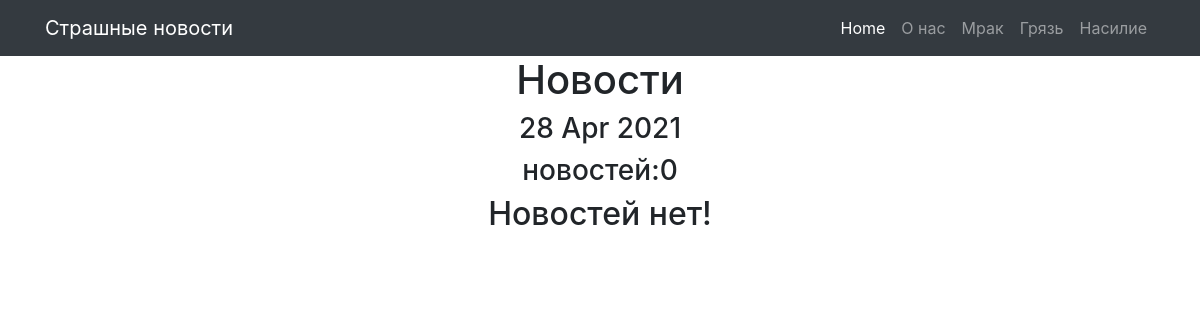
Before: /news/ with the older database file.
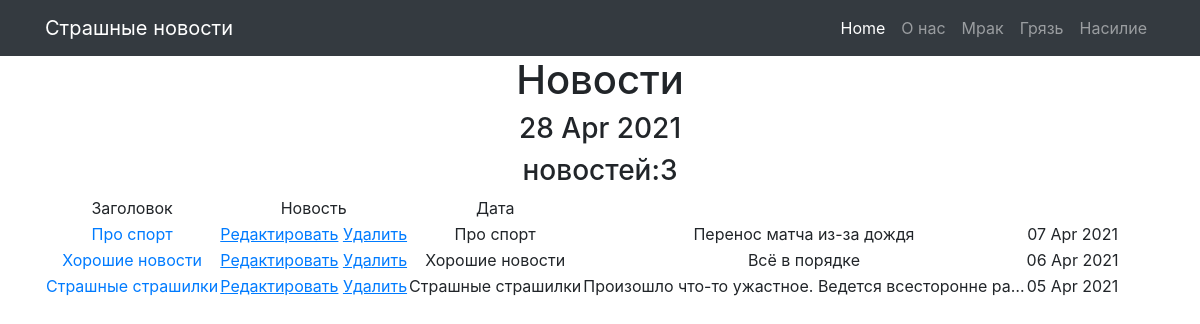
After: the same page with the newer database file.
### news/models.py (models this page shows, shortened)
class Post(models.Model):
    NEWS = 'NW'
    ARTICLE = 'AC'
    TYPE = [
        (NEWS, 'Новость'),
        (ARTICLE, 'Статья'),
    ]
    post_auth = models.ForeignKey(Author, on_delete=models.CASCADE)
    post_type = models.CharField(max_length=2, choices=TYPE)
    post_rat = models.IntegerField(default=0)
    post_had = models.CharField(max_length=255)
    post_text = models.TextField(default='')
    post_time = models.DateTimeField(auto_now_add=True)
    post_cat = models.ManyToManyField(Category, through='PostCategory')
    def __str__(self):
        return self.post_had

### news/views.py (the view)
# urls.py: path('', NewsList.as_view()),
class NewsList(ListView):
    model = Post
    template_name = 'newses.html'
    context_object_name = 'newses'
    queryset = Post.objects.order_by('-id')
    paginate_by = 3
    def get_context_data(self, **kwargs):
        context = super().get_context_data(**kwargs)
        context['time_now'] = datetime.utcnow()
        return context

### news/templatetags/custom_filters.py (called while the page is built)
@register.filter(name='stop_word')
def stop_word(value: str):
    text = value.split()
    for i in range(len(text)):
        for stop in BAD:
            if text[i].lower().find(stop) >= 0:
                text[i] = '*!!!*'
    return ' '.join(text)

### templates/newses.html (shortened to what this page needs)
{% extends 'flatpages/default.html' %}
{% load custom_filters %}
{% block content %}
  <h1>Новости</h1>
  <h3>{{ time_now|date:'d M Y' }} </h3>
  <h3>новостей:{{object_list|length}}</h3>
  {% if object_list %}
      <table>
          <tr>
              <td>
                    Заголовок
              </td>
              <td>
                    Новость
              </td>
              <td>
                    Дата
              </td>
          </tr>
      {% for newsid in object_list %}
          <tr>
                <td>
                    <a href="{% url 'detail' newsid.id %}">{{ newsid.post_had }}</a>
                </td>
              <td>
                    <a href="{% url 'news_upd' newsid.id %}"><u>Редактировать</u></a>
                    <a href="{% url 'news_del' newsid.id %}"><u> Удалить </u></a>
              </td>
              <td>
                    {{ newsid.post_had|stop_word }}
              </td>
              <td>
                    {{ newsid.post_text|truncatechars:50|stop_word }}
              </td>
              <td>
                    {{ newsid.post_time|date:'d M Y' }}
              </tr>
      {% endfor %}
      </table>
  {% else %}
    <h2> Новостей нет! </h2>
  {% endif%}
{% endblock content %}

### templates/flatpages/default.html (shortened to what this page needs)
{% load static %}
<!DOCTYPE html>
<html lang="en">
<head>
  <link href="{% static 'vendor/bootstrap/css/bootstrap.min.css' %}" rel="stylesheet">
</head>
<body>
  <nav class="navbar navbar-expand-lg navbar-dark bg-dark static-top">
    <div class="container">
      <a class="navbar-brand" href="#">Страшные новости</a>
      <div class="collapse navbar-collapse" id="navbarResponsive">
        <ul class="navbar-nav ml-auto">
          <li class="nav-item active">
            <a class="nav-link" href="#">Home
            </a>
          </li>
          <li class="nav-item">
            <a class="nav-link" href="/about">О нас</a>
          </li>
          <li class="nav-item">
            <a class="nav-link"  href="/place">Мрак</a>
          </li>
          <li class="nav-item">
            <a class="nav-link" href="/stories">Грязь</a>
          </li>
            <li class="nav-item">
            <a class="nav-link" href="/order">Насилие</a>
          </li>
        </ul>
      </div>
    </div>
  </nav>
  <div class="container">
    <div class="row">
      <div class="col-lg-12 text-center">
        {% block content %}{% endblock content %}
      </div>
    </div>
  </div>
</body>
</html>

Changed rows visible on the page:
added Post: post_had "Про спорт", post_had|stop_word "Про спорт", post_text|stop_word "Перенос матча из-за дождя", post_time "07 Apr 2021"
added Post: post_had "Хорошие новости", post_had|stop_word "Хорошие новости", post_text|stop_word "Всё в порядке", post_time "06 Apr 2021"
added Post: post_had "Страшные страшилки", post_had|stop_word "Страшные страшилки", post_text|stop_word "Произошло что-то ужастное. Ведется всесторонне ра…", post_time "05 Apr 2021"
Other visible differences:
{{ object_list|length }}: "0" → "3"
text no longer shown: "Новостей нет!"
text now shown: "Заголовок Новость Дата"
